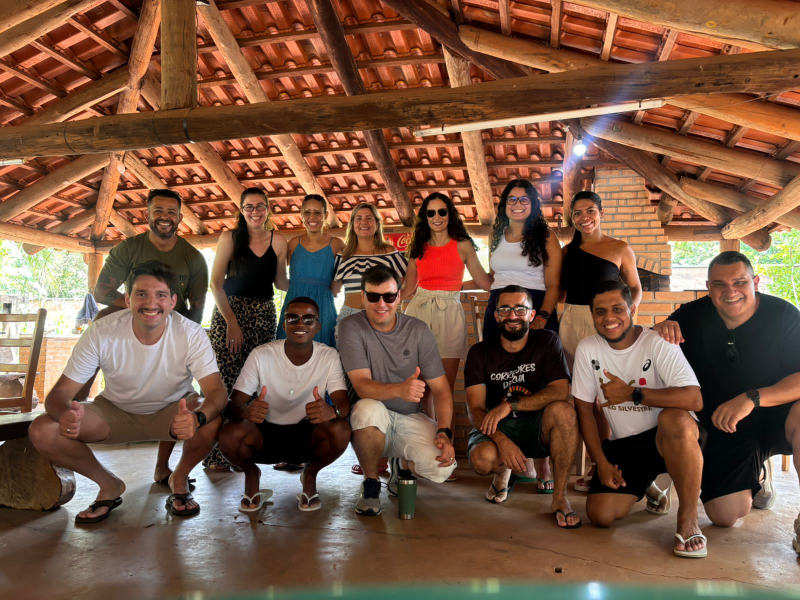
#> input picture assets/fotos/76107.jpg, 1600 x 1200 px (shown at 1/2 size); its folder holds 7 pictures in this run
$ python gerar_convite_halloween.py
#> lines starting #> are read from the running program, lines starting #| are printed output that depends on the picture
from pathlib import Path
from PIL import Image, ImageDraw, ImageFont, ImageOps

P = Path(__file__).resolve().parents[1] / 'assets' / 'fotos'
DARK = '#140e17'
ORANGE = '#ff8d34'
WHITE = '#fff9f0'
MUTED = '#d5bfd0'
regular = '/usr/share/fonts/truetype/dejavu/DejaVuSans.ttf'
bold = '/usr/share/fonts/truetype/dejavu/DejaVuSans-Bold.ttf'

def font(sz, heavy=True):
    return ImageFont.truetype(bold if heavy else regular, sz)

def photo(name, w, h, fit='cover'):
#> called with name = '76107.jpg', w = 668, h = 411, fit = 'contain'
    im = Image.open(P / name).convert('RGB')
#> im is the input picture: PIL image 1600x1200 RGB; mean R, G, B 121.7, 87.3, 66.9
    if fit == 'contain':
        base = Image.new('RGB', (w, h), '#161017')
        thumb = ImageOps.contain(im, (w, h), Image.Resampling.LANCZOS)
        base.paste(thumb, ((w-thumb.width)//2, (h-thumb.height)//2))
        return base
    return ImageOps.fit(im, (w, h), Image.Resampling.LANCZOS, centering=(.5, .5))

def label(draw, x, y, word, size, color=WHITE):
    draw.text((x, y), word, font=font(size), fill=color, stroke_width=0)

# Cartão de prévia: fotos de pessoas exatamente como os originais.
out = Image.new('RGB', (1200, 630), DARK)
d = ImageDraw.Draw(out)
d.rounded_rectangle((18,15,1182,610), radius=25, outline='#794329', width=3)
d.rounded_rectangle((42,38,355,81), radius=19, fill='#4b251a')
label(d,63,47,'01 DE NOVEMBRO • 2026',17,'#ffcf9b')
label(d,45,103,'HALLOWEEN',57,ORANGE)
label(d,49,179,'LeRunners',45)
label(d,49,245,'CONFRATERNIZAÇÃO DA EQUIPE',19,MUTED)
d.rounded_rectangle((43,312,470,363), radius=12, fill='#a64919')
label(d,69,327,'CONFIRME SUA PRESENÇA',20)
label(d,49,397,'HAMBÚRGUERES ARTESANAIS',18,WHITE)
label(d,49,434,'PISCINA • EQUIPE • HALLOWEEN',15,MUTED)
label(d,49,530,'01/11 • DOMINGO • CHÁCARA',18,ORANGE)
label(d,49,564,'VÉSPERA DO FERIADO DE FINADOS',13,MUTED)
out.paste(photo('76107.jpg',668,411,'contain'), (502,39))
out.paste(photo('302971.jpg',326,137), (502,459))
#> call 2 of photo, with name = '302971.jpg', w = 326, h = 137, fit = 'cover'
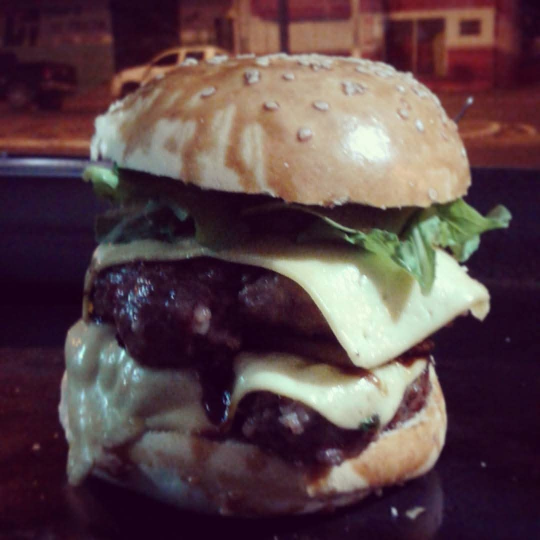
#> input picture assets/fotos/302971.jpg, 1080 x 1080 px (shown at 1/2 size)
#> in photo, im is the input picture: PIL image 1080x1080 RGB; mean R, G, B 90.6, 68.7, 72.8
out.paste(photo('143240.jpg',332,137), (838,459))
#> call 3 of photo, with name = '143240.jpg', w = 332, h = 137, fit = 'cover'
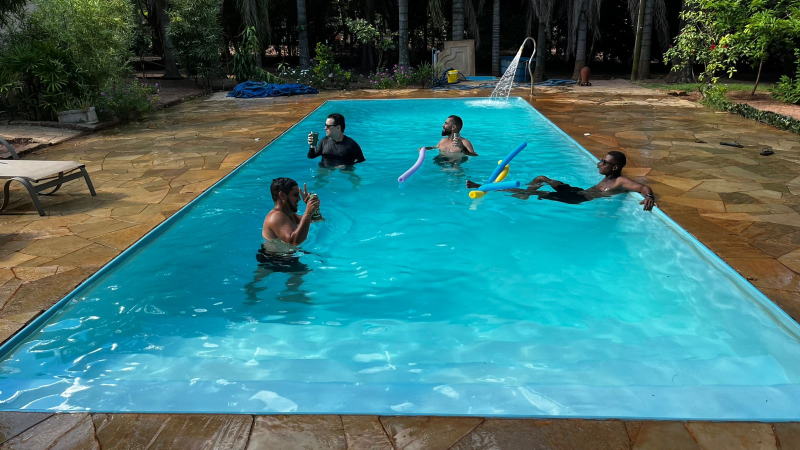
#> input picture assets/fotos/143240.jpg, 1600 x 900 px (shown at 1/2 size)
#> in photo, im is the input picture: PIL image 1600x900 RGB; mean R, G, B 61.6, 119.5, 119.8
d = ImageDraw.Draw(out)
for rect in [(500,37,1172,453),(500,457,832,598),(836,457,1172,598)]:
    d.rounded_rectangle(rect, radius=7, outline='#9b6a43', width=2)
out.save(P / 'convite-og.jpg', quality=88, optimize=True, subsampling=0)
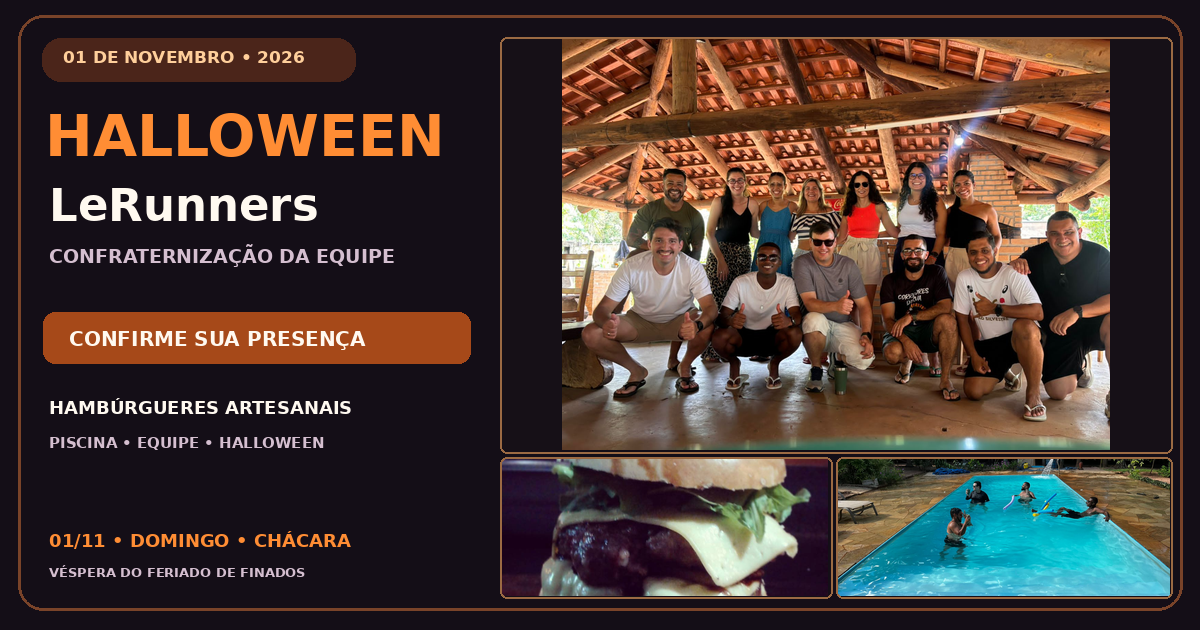
#> saved as convite-og.jpg: PIL image 1200x630 RGB; mean R, G, B 71.4, 55.7, 50.7

# Convite vertical para compartilhar.
out = Image.new('RGB',(1080,1350),DARK)
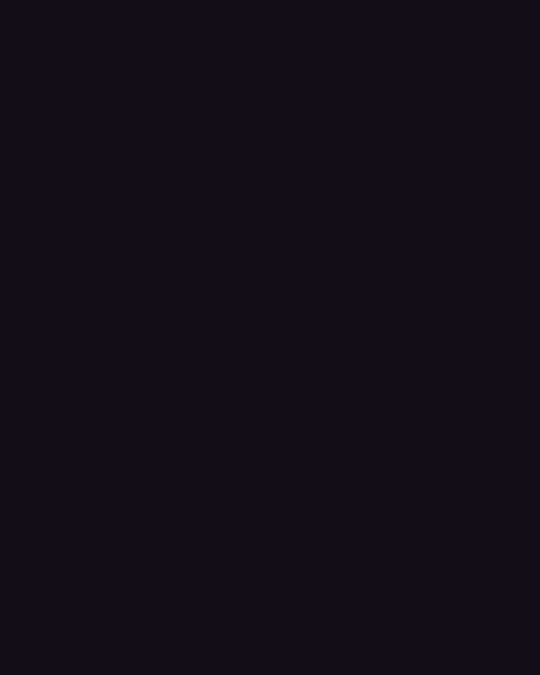
#> out: PIL image 1080x1350 RGB (shown at 1/2 size); mean R, G, B 20, 14, 23
d = ImageDraw.Draw(out)
d.rectangle((0,0,1080,20), fill=ORANGE)
d.rounded_rectangle((58,60,490,124), radius=25, fill='#553023')
label(d,82,79,'01 NOVEMBRO • DOMINGO',23,'#ffcf9b')
label(d,57,160,'HALLOWEEN',101,ORANGE)
label(d,63,286,'LeRunners',76)
label(d,64,396,'CONFRATERNIZAÇÃO DA EQUIPE',26,MUTED)
label(d,64,430,'VÉSPERA DO FERIADO DE FINADOS',18,'#ffcf9b')
out.paste(photo('76107.jpg',960,616,'contain'), (60,458))
#> call 4 of photo, with name = '76107.jpg', w = 960, h = 616, fit = 'contain'
#> in photo (call 4), `base.paste(thumb, ((w-thumb.width)//2, (h-thumb.height)//2))`:
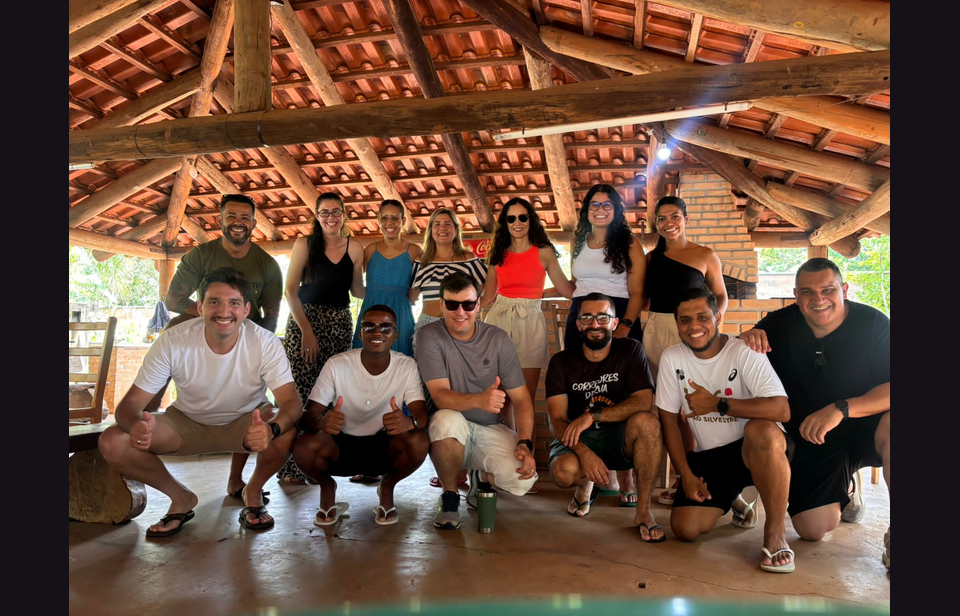
#> base: PIL image 960x616 RGB; mean R, G, B 107.3, 76.9, 60.5
out.paste(photo('302971.jpg',465,204), (60,1081))
out.paste(photo('143240.jpg',465,204), (555,1081))
#> in photo (call 6), `return ImageOps.fit(im, (w, h), Image.Resampling.LANCZOS, centering=(...`:
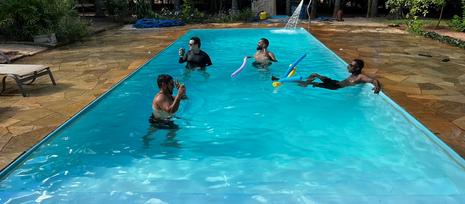
#> returned value: PIL image 465x204 RGB; mean R, G, B 60.2, 130.9, 133.8
d = ImageDraw.Draw(out)
for rect in [(57,455,1023,1077),(57,1078,529,1289),(552,1078,1023,1289)]:
    d.rounded_rectangle(rect, radius=13, outline='#9b6a43', width=3)
out.save(P / 'convite-whatsapp.jpg',quality=87,optimize=True,subsampling=0)
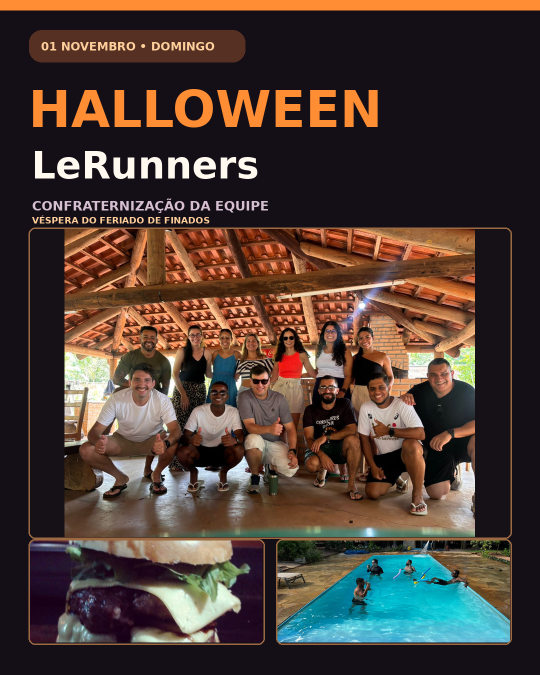
#> saved as convite-whatsapp.jpg: PIL image 1080x1350 RGB (shown at 1/2 size); mean R, G, B 76.1, 60, 53.3
print('Convites para domingo, 01/11/2026, gerados com as fotografias originais.')
